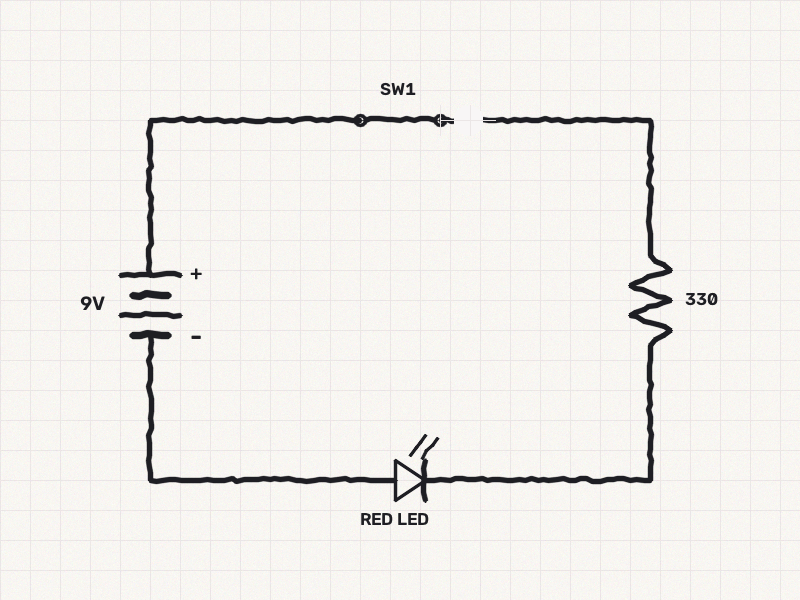
#> input picture backend/samples/circuit_gap.png, 800 x 600 px
$ python -i preprocess.py   (imports and definitions only)   (older library calls are emulated)
#> lines starting #> are read from the running program, lines starting #| are printed output that depends on the picture; after the words box and inside, x2 and y2 are one past the last pixel; in counts of white or black regions, pixels touching at a corner belong together
"""
PaperSPICE Perception Pipeline - Preprocessing Module
Converts raw photographic sketches into clean, binarized ink skeletons
with adaptive handling for uneven lighting and shadows.
"""

import cv2
import numpy as np

def preprocess_image(image_input, max_dim=1200):
    """
    Load and preprocess input image.
    image_input can be:
      - a numpy array (BGR image)
      - a file path string
    Returns:
      - original_bgr: resized original image
      - gray: grayscale image
      - binary_inv: white strokes (255) on black background (0)
      - skeleton: 1-pixel thinned ink paths
    """
#> called with image_input = '../samples/circuit_gap.png', max_dim = 1200
    if isinstance(image_input, str):
        image = cv2.imread(image_input)
#> image is the input picture: shape (600, 800, 3); mean B, G, R 235.8, 239.3, 241.5
        if image is None:
            raise ValueError(f"Could not load image from {image_input}")
    else:
        image = image_input.copy()

    # Normalize dimensions if too large
    h, w = image.shape[:2]
#> h = 600; w = 800
    if max(h, w) > max_dim:
        scale = max_dim / float(max(h, w))
        image = cv2.resize(image, (int(w * scale), int(h * scale)), interpolation=cv2.INTER_AREA)

    # 1. Grayscale
    gray = cv2.cvtColor(image, cv2.COLOR_BGR2GRAY)
    is_dark_bg = float(np.mean(gray)) < 120.0
#> is_dark_bg = False

    if is_dark_bg:
        # Dark-mode / Blackboard / CAD diagram: bright strokes on dark background
        _, binary = cv2.threshold(gray, 55, 255, cv2.THRESH_BINARY)
        kernel_clean = cv2.getStructuringElement(cv2.MORPH_RECT, (2, 2))
        binary_clean = cv2.morphologyEx(binary, cv2.MORPH_OPEN, kernel_clean)
    else:
        # Light paper sketch: dark ink on light background
        dilated = cv2.dilate(gray, np.ones((7, 7), np.uint8))
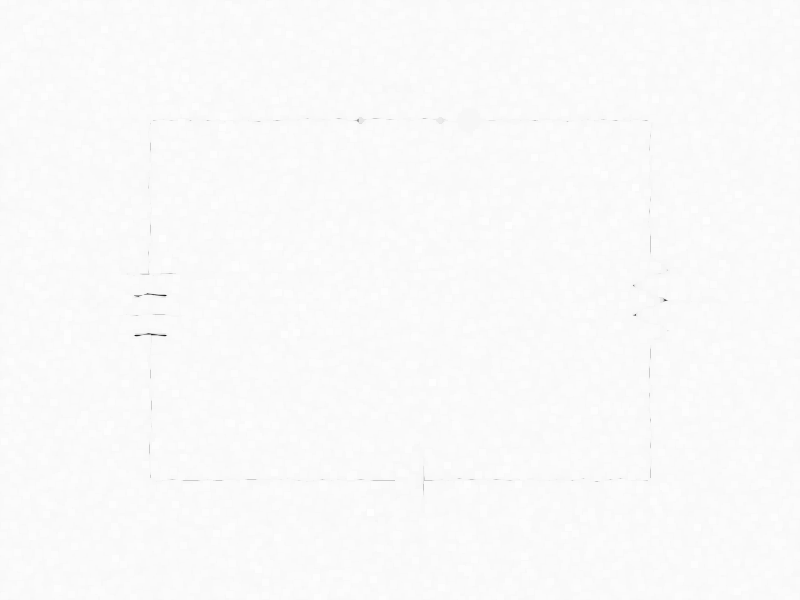
#> dilated: shape (600, 800); min 31, max 254, mean 250
        bg_diff = cv2.medianBlur(dilated, 21)
        diff = 255 - cv2.absdiff(gray, bg_diff)
        norm = cv2.normalize(diff, None, alpha=0, beta=255, norm_type=cv2.NORM_MINMAX, dtype=cv2.CV_8UC1)

        binary = cv2.adaptiveThreshold(
            norm,
            255,
            cv2.ADAPTIVE_THRESH_GAUSSIAN_C,
            cv2.THRESH_BINARY_INV,
            blockSize=25,
            C=10
        )
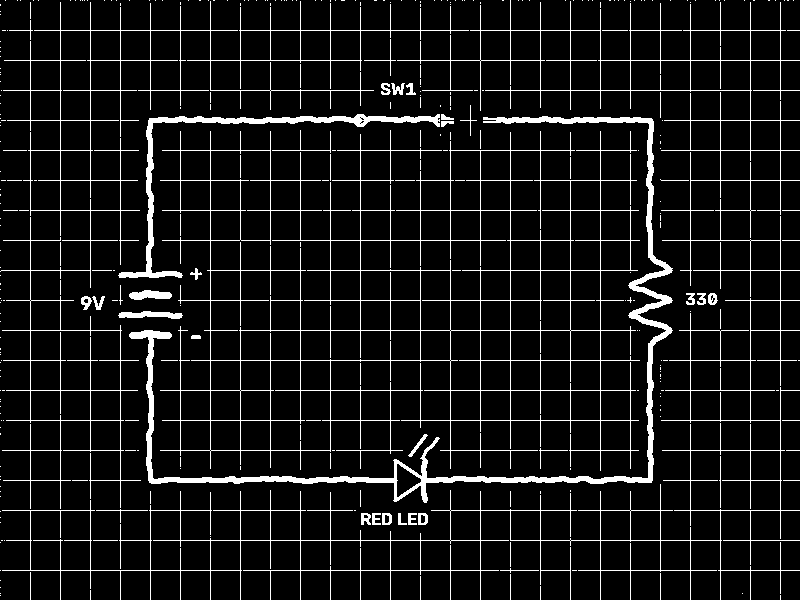
#> binary: shape (600, 800); 8.1% white; 325 white regions (270 under 20 px), largest, box (x1, y1, x2, y2) and area: (2, 0, 800, 600) 9637, (160, 130, 640, 471) 9613, (129, 116, 673, 503) 7774
        kernel_clean = cv2.getStructuringElement(cv2.MORPH_RECT, (2, 2))
        binary_clean = cv2.morphologyEx(binary, cv2.MORPH_OPEN, kernel_clean)
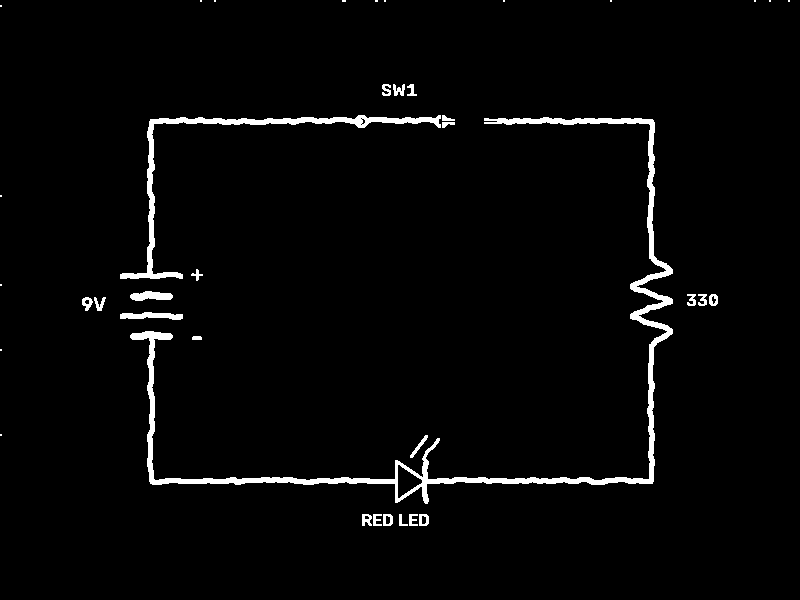
#> binary_clean: shape (600, 800); 2.6% white; 38 white regions (15 under 20 px), largest, box (x1, y1, x2, y2) and area: (130, 117, 673, 504) 7763, (120, 115, 441, 279) 2835, (120, 312, 183, 320) 341

    # Thinning / Skeletonization
    skeleton = thin_skeleton(binary_clean)

    return image, gray, binary_clean, skeleton


def thin_skeleton(binary_inv):
    """
    Morphological skeletonization to reduce strokes to 1-pixel centerline paths.
    Works reliably without external C++ packages.
    """
    img = binary_inv.copy()
    skel = np.zeros(img.shape, np.uint8)
    element = cv2.getStructuringElement(cv2.MORPH_CROSS, (3, 3))

    done = False
    iterations = 0
    max_iter = 100

    while not done and iterations < max_iter:
        eroded = cv2.erode(img, element)
        temp = cv2.dilate(eroded, element)
        temp = cv2.subtract(img, temp)
        skel = cv2.bitwise_or(skel, temp)
        img = eroded.copy()

        zeros = cv2.countNonZero(img)
        if zeros == 0:
            done = True
        iterations += 1
#> this loop made 6 passes
#> zeros on passes 1 to 6: 7559, 3109, 243, 16, 1, 0
#> pass 1, in thin_skeleton, `eroded = cv2.erode(img, element)`:
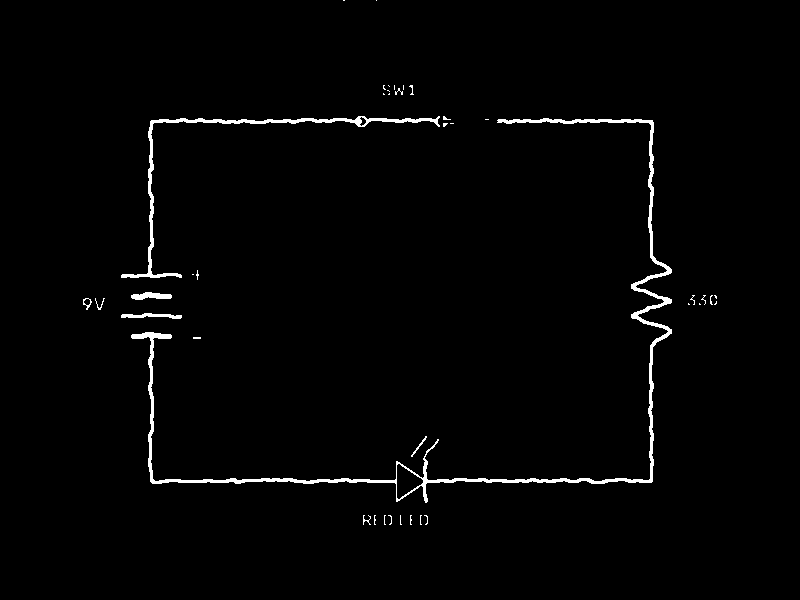
#> eroded: shape (600, 800); 1.6% white; 40 white regions (30 under 20 px), largest, box (x1, y1, x2, y2) and area: (131, 118, 672, 503) 4882, (121, 116, 440, 278) 1797, (131, 292, 172, 300) 219
#> pass 1, in thin_skeleton, `temp = cv2.subtract(img, temp)`:
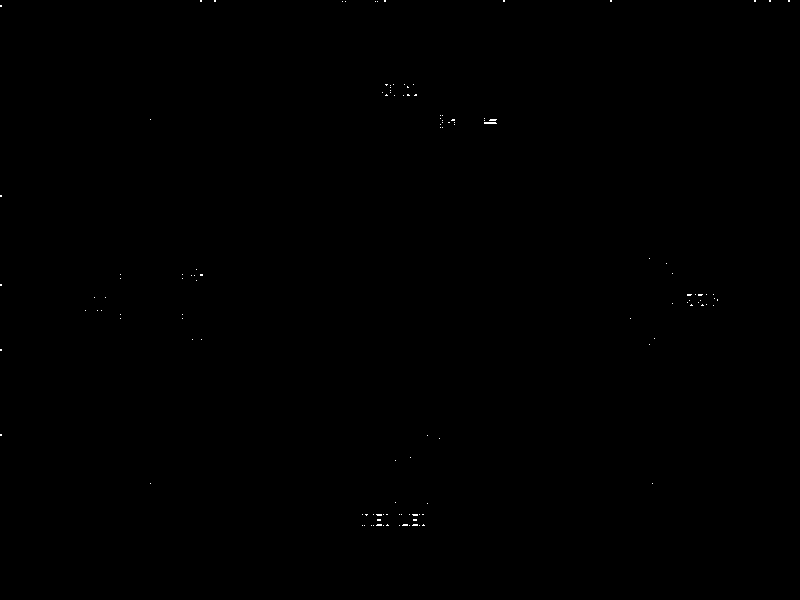
#> temp: shape (600, 800); 0.07% white in thin lines or dots, all inside (x1, y1, x2, y2) = (0, 0, 790, 526)
#> pass 2, in thin_skeleton, `eroded = cv2.erode(img, element)`:
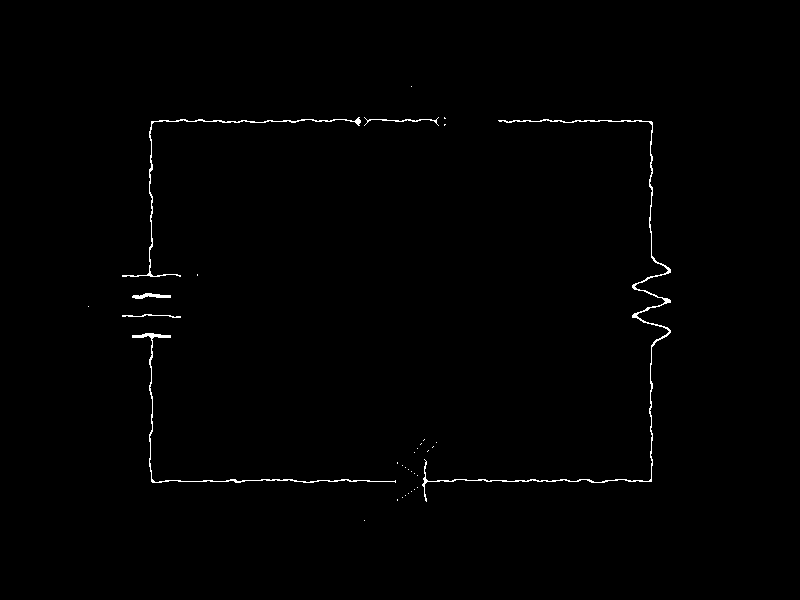
#> eroded: shape (600, 800); 0.65% white in thin lines or dots, all inside (x1, y1, x2, y2) = (88, 86, 671, 521)
#> after the loop: eroded: shape (600, 800); every value is 0
#> after the loop:
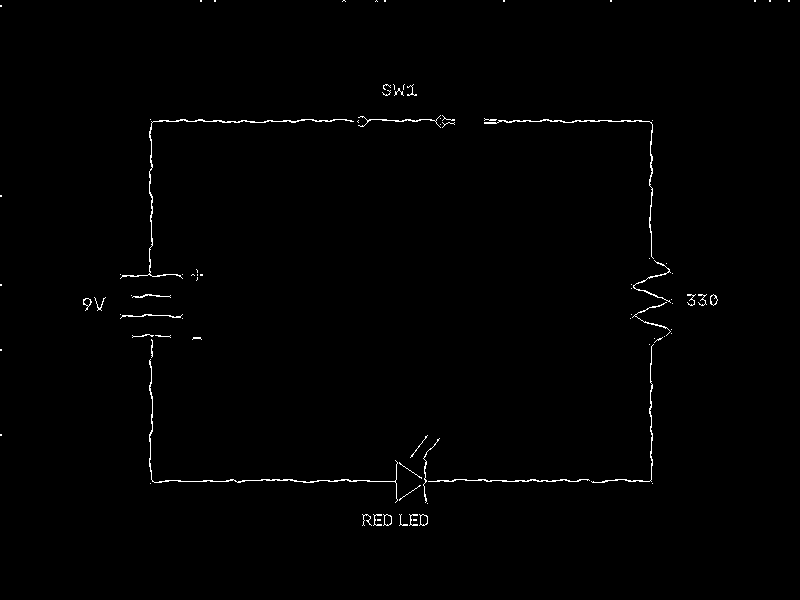
#> skel: shape (600, 800); 0.73% white in thin lines or dots, all inside (x1, y1, x2, y2) = (0, 0, 790, 526)
#> after the loop, iterations = 6

    return skel

>>> result = preprocess_image('../samples/circuit_gap.png')
